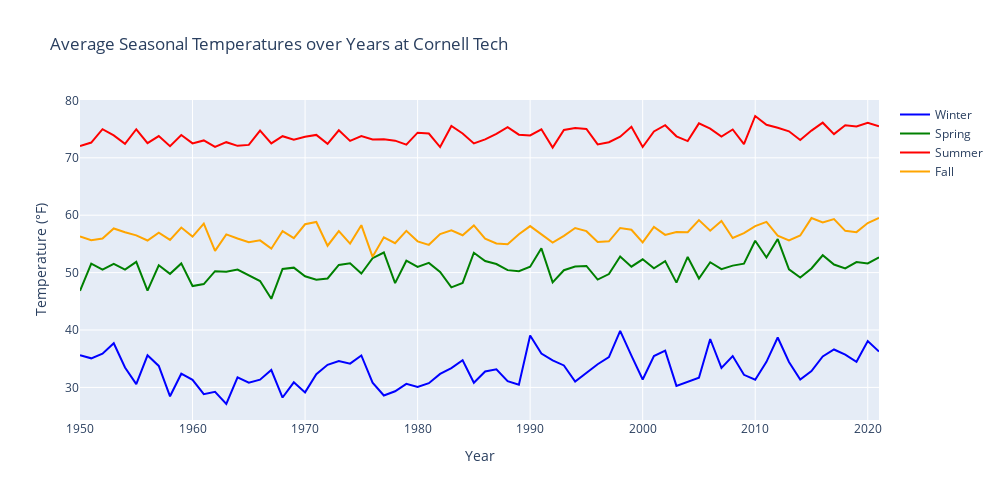

The code cell stored with this chart in its notebook:
### Code cell
fig = make_subplots(
    rows=1, cols=1
)

colors = {"Winter": "blue", "Spring": "green", "Summer": "red", "Fall": "orange"}

for season, color in colors.items():
    fig.add_trace(
        go.Scatter(
            x=seasonal_avg.index,
            y=seasonal_avg[season],
            mode="lines",
            name=season,
            line=dict(color=color),
        ),
        row=1,
        col=1,
    )

fig.update_layout(
    title_text="Average Seasonal Temperatures over Years at Cornell Tech",
    xaxis_title="Year",
    yaxis_title="Temperature (°F)",
)

fig.update_layout(width=1000, height=500)

fig.write_image("plots/partC.png")
fig.write_html("plots/partC.html")
fig.show()
